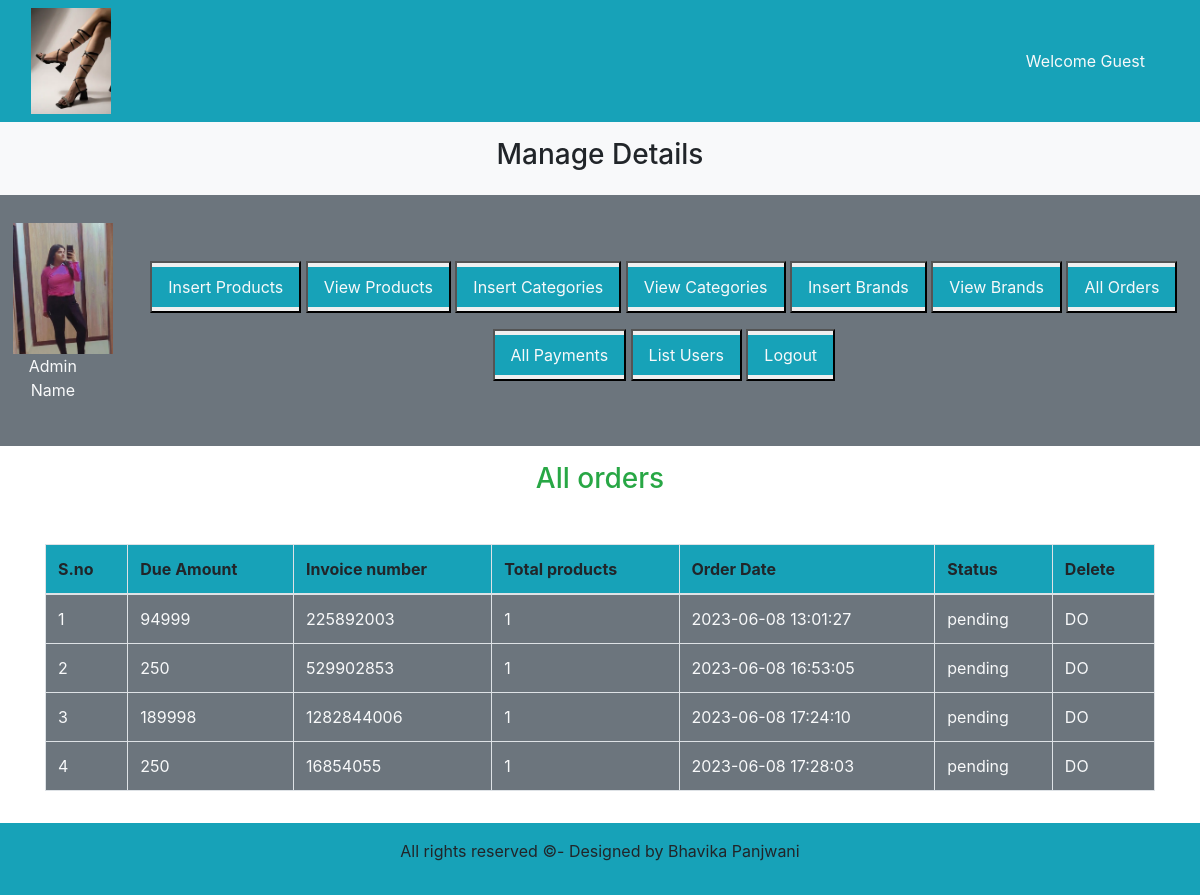
The page /admin_area/index.php?list_orders on the database its author committed.
### tables this page shows
CREATE TABLE `user_orders` (
  `order_id` int(11) NOT NULL,
  `user_id` int(11) NOT NULL,
  `amount_due` varchar(255) NOT NULL,
  `invoice_number` varchar(255) NOT NULL,
  `total_products` varchar(255) NOT NULL,
  `order_date` varchar(255) NOT NULL,
  `order_status` varchar(255) NOT NULL
);

### admin_area/list_orders.php (the view, shortened to what this page needs)
<h3 class="text-center text-success">All orders</h3>
<table class="table table-bordered mt-5">
<thead class="bg-info">
<?php
$get_orders = "SELECT * FROM `user_orders`";
$result = mysqli_query($conn, $get_orders);
$row_count = mysqli_num_rows($result);
if($row_count == 0){
    echo "<tr><td colspan='7' class='text-center bg-danger'>No orders yet</td></tr>";
}else{
    echo "<tr>
<th>S.no</th>
<th>Due Amount</th>
<th>Invoice number</th>
<th>Total products</th>
<th>Order Date</th>
<th>Status</th>
<th>Delete</th>
</tr>
</thead>
<tbody class='bg-secondary text-light'>";
    $number = 0;
    while($row_data = mysqli_fetch_assoc($result)){
        $amount_due = $row_data['amount_due'];
        $invoice_number = $row_data['invoice_number'];
        $total_products = $row_data['total_products'];
        $order_date = $row_data['order_date'];
        $order_status = $row_data['order_status'];
        $number++;
        echo "<tr>
        <td>$number</td>
        <td>$amount_due</td>
        <td>$invoice_number</td>
        <td>$total_products</td>
        <td>$order_date</td>
        <td>$order_status</td>
        <td><a href='' class='text-light'>DO</a></td>
        </tr>";
    }
}
?>
</tbody>
</table>

### style.css (style rules this page uses)
* { margin: 0; padding: 0; box-sizing: border-box; overflow-x: hidden; }

### rows shown on the page
user_orders: amount_due "94999", invoice_number "225892003", total_products "1", order_date "2023-06-08 13:01:27", order_status "pending"
user_orders: amount_due "250", invoice_number "529902853", total_products "1", order_date "2023-06-08 16:53:05", order_status "pending"
user_orders: amount_due "189998", invoice_number "1282844006", total_products "1", order_date "2023-06-08 17:24:10", order_status "pending"
user_orders: amount_due "250", invoice_number "16854055", total_products "1", order_date "2023-06-08 17:28:03", order_status "pending"
